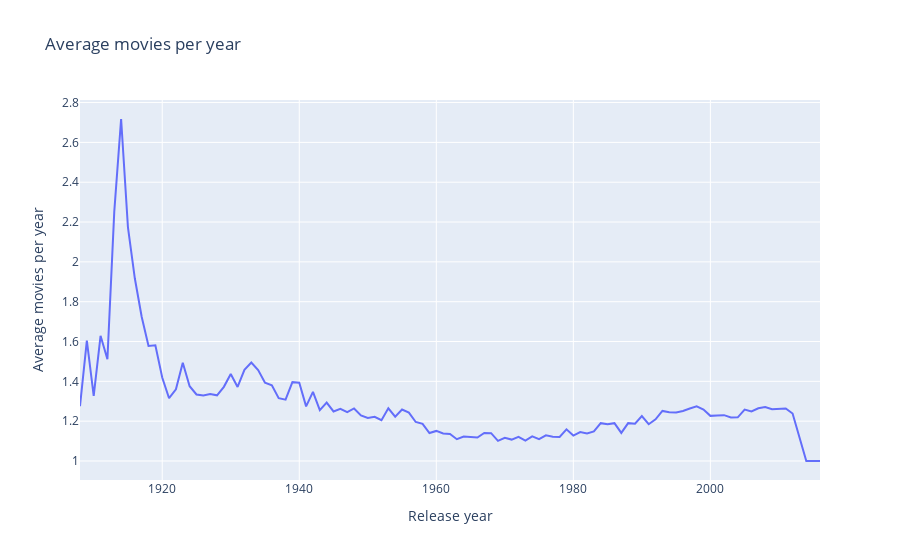

The cell this chart's notebook holds for it:
### Code cell
import plotly.express as px
import plotly.graph_objects as go  # Add this line to import 'go'

fig = px.line(average_movie_count_per_year, x='release_date', y='average_movies', 
              title='Average movies per year', labels={'release_date': 'Release year', 'average_movies': 'Average movies per year'})

# Show plot
fig.show()

### Figure 1 — Plotly figure (JSON) as saved in the notebook; plotly's stock layout.template omitted (floating-point values rounded to 4 significant figures)
{"data": [{"hovertemplate": "Release year=%{x}<br>Average movies per year=%{y}<extra></extra>", "legendgroup": "", "line": {"color": "#636efa", "dash": "solid"}, "marker": {"symbol": "circle"}, "mode": "lines", "name": "", "orientation": "v", "showlegend": false, "type": "scatter", "x": [1908, 1909, 1910, 1911, 1912, 1913, 1914, 1915, 1916, 1917, 1918, 1919, 1920, 1921, 1922, 1923, 1924, 1925, 1926, 1927, 1928, 1929, 1930, 1931, 1932, 1933, 1934, 1935, 1936, 1937, 1938, 1939, 1940, 1941, 1942, 1943, 1944, 1945, 1946, 1947, 1948, 1949, 1950, 1951, 1952, 1953, 1954, 1955, 1956, 1957, 1958, 1959, 1960, 1961, 1962, 1963, 1964, 1965, 1966, 1967, 1968, 1969, 1970, 1971, 1972, 1973, 1974, 1975, 1976, 1977, 1978, 1979, 1980, 1981, 1982, 1983, 1984, 1985, 1986, 1987, 1988, 1989, 1990, 1991, 1992, 1993, 1994, 1995, 1996, 1997, 1998, 1999, 2000, 2001, 2002, 2003, 2004, 2005, 2006, 2007, 2008, 2009, 2010, 2011, 2012, 2013, 2014, 2016], "xaxis": "x", "y": [1.275, 1.605, 1.327, 1.629, 1.511, 2.251, 2.717, 2.173, 1.918, 1.724, 1.578, 1.581, 1.419, 1.315, 1.36, 1.494, 1.375, 1.334, 1.329, 1.337, 1.33, 1.372, 1.437, 1.372, 1.458, 1.494, 1.457, 1.393, 1.38, 1.315, 1.308, 1.396, 1.393, 1.274, 1.347, 1.255, 1.294, 1.249, 1.262, 1.245, 1.264, 1.229, 1.216, 1.222, 1.205, 1.265, 1.223, 1.259, 1.243, 1.196, 1.187, 1.141, 1.151, 1.138, 1.136, 1.11, 1.123, 1.12, 1.118, 1.141, 1.14, 1.101, 1.117, 1.108, 1.121, 1.103, 1.124, 1.11, 1.129, 1.122, 1.121, 1.159, 1.128, 1.145, 1.138, 1.148, 1.19, 1.185, 1.19, 1.141, 1.19, 1.187, 1.225, 1.185, 1.209, 1.251, 1.245, 1.244, 1.251, 1.263, 1.274, 1.258, 1.227, 1.229, 1.23, 1.219, 1.219, 1.258, 1.249, 1.265, 1.271, 1.26, 1.262, 1.264, 1.238, 1.125, 1, 1], "yaxis": "y"}], "layout": {"legend": {"tracegroupgap": 0}, "title": {"text": "Average movies per year"}, "xaxis": {"anchor": "y", "domain": [0, 1], "title": {"text": "Release year"}}, "yaxis": {"anchor": "x", "domain": [0, 1], "title": {"text": "Average movies per year"}}}}
